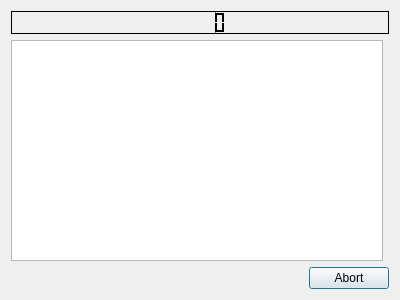
<?xml version="1.0" encoding="UTF-8"?>
<ui version="4.0">
 <class>progress</class>
 <widget class="QDialog" name="progress">
  <property name="windowModality">
   <enum>Qt::ApplicationModal</enum>
  </property>
  <property name="geometry">
   <rect>
    <x>0</x>
    <y>0</y>
    <width>400</width>
    <height>300</height>
   </rect>
  </property>
  <property name="windowTitle">
   <string>Fitting progress</string>
  </property>
  <property name="modal">
   <bool>true</bool>
  </property>
  <layout class="QGridLayout" name="gridLayout">
   <item row="3" column="0" colspan="2">
    <widget class="QDialogButtonBox" name="buttonBox">
     <property name="orientation">
      <enum>Qt::Horizontal</enum>
     </property>
     <property name="standardButtons">
      <set>QDialogButtonBox::Abort</set>
     </property>
    </widget>
   </item>
   <item row="0" column="0" rowspan="2" colspan="2">
    <widget class="QLCDNumber" name="timer">
     <property name="palette">
      <palette>
       <active>
        <colorrole role="WindowText">
         <brush brushstyle="SolidPattern">
          <color alpha="255">
           <red>255</red>
           <green>255</green>
           <blue>255</blue>
          </color>
         </brush>
        </colorrole>
        <colorrole role="Button">
         <brush brushstyle="SolidPattern">
          <color alpha="255">
           <red>0</red>
           <green>0</green>
           <blue>0</blue>
          </color>
         </brush>
        </colorrole>
        <colorrole role="Light">
         <brush brushstyle="SolidPattern">
          <color alpha="255">
           <red>0</red>
           <green>0</green>
           <blue>0</blue>
          </color>
         </brush>
        </colorrole>
        <colorrole role="Midlight">
         <brush brushstyle="SolidPattern">
          <color alpha="255">
           <red>0</red>
           <green>0</green>
           <blue>0</blue>
          </color>
         </brush>
        </colorrole>
        <colorrole role="Dark">
         <brush brushstyle="SolidPattern">
          <color alpha="255">
           <red>0</red>
           <green>0</green>
           <blue>0</blue>
          </color>
         </brush>
        </colorrole>
        <colorrole role="Mid">
         <brush brushstyle="SolidPattern">
          <color alpha="255">
           <red>0</red>
           <green>0</green>
           <blue>0</blue>
          </color>
         </brush>
        </colorrole>
        <colorrole role="Text">
         <brush brushstyle="SolidPattern">
          <color alpha="255">
           <red>255</red>
           <green>255</green>
           <blue>255</blue>
          </color>
         </brush>
        </colorrole>
        <colorrole role="BrightText">
         <brush brushstyle="SolidPattern">
          <color alpha="255">
           <red>255</red>
           <green>255</green>
           <blue>255</blue>
          </color>
         </brush>
        </colorrole>
        <colorrole role="ButtonText">
         <brush brushstyle="SolidPattern">
          <color alpha="255">
           <red>255</red>
           <green>255</green>
           <blue>255</blue>
          </color>
         </brush>
        </colorrole>
        <colorrole role="Base">
         <brush brushstyle="SolidPattern">
          <color alpha="255">
           <red>255</red>
           <green>238</green>
           <blue>158</blue>
          </color>
         </brush>
        </colorrole>
        <colorrole role="Window">
         <brush brushstyle="SolidPattern">
          <color alpha="255">
           <red>0</red>
           <green>0</green>
           <blue>0</blue>
          </color>
         </brush>
        </colorrole>
        <colorrole role="Shadow">
         <brush brushstyle="SolidPattern">
          <color alpha="255">
           <red>0</red>
           <green>0</green>
           <blue>0</blue>
          </color>
         </brush>
        </colorrole>
        <colorrole role="AlternateBase">
         <brush brushstyle="SolidPattern">
          <color alpha="255">
           <red>0</red>
           <green>0</green>
           <blue>0</blue>
          </color>
         </brush>
        </colorrole>
        <colorrole role="ToolTipBase">
         <brush brushstyle="SolidPattern">
          <color alpha="255">
           <red>255</red>
           <green>255</green>
           <blue>220</blue>
          </color>
         </brush>
        </colorrole>
        <colorrole role="ToolTipText">
         <brush brushstyle="SolidPattern">
          <color alpha="255">
           <red>0</red>
           <green>0</green>
           <blue>0</blue>
          </color>
         </brush>
        </colorrole>
       </active>
       <inactive>
        <colorrole role="WindowText">
         <brush brushstyle="SolidPattern">
          <color alpha="255">
           <red>255</red>
           <green>255</green>
           <blue>255</blue>
          </color>
         </brush>
        </colorrole>
        <colorrole role="Button">
         <brush brushstyle="SolidPattern">
          <color alpha="255">
           <red>0</red>
           <green>0</green>
           <blue>0</blue>
          </color>
         </brush>
        </colorrole>
        <colorrole role="Light">
         <brush brushstyle="SolidPattern">
          <color alpha="255">
           <red>0</red>
           <green>0</green>
           <blue>0</blue>
          </color>
         </brush>
        </colorrole>
        <colorrole role="Midlight">
         <brush brushstyle="SolidPattern">
          <color alpha="255">
           <red>0</red>
           <green>0</green>
           <blue>0</blue>
          </color>
         </brush>
        </colorrole>
        <colorrole role="Dark">
         <brush brushstyle="SolidPattern">
          <color alpha="255">
           <red>0</red>
           <green>0</green>
           <blue>0</blue>
          </color>
         </brush>
        </colorrole>
        <colorrole role="Mid">
         <brush brushstyle="SolidPattern">
          <color alpha="255">
           <red>0</red>
           <green>0</green>
           <blue>0</blue>
          </color>
         </brush>
        </colorrole>
        <colorrole role="Text">
         <brush brushstyle="SolidPattern">
          <color alpha="255">
           <red>255</red>
           <green>255</green>
           <blue>255</blue>
          </color>
         </brush>
        </colorrole>
        <colorrole role="BrightText">
         <brush brushstyle="SolidPattern">
          <color alpha="255">
           <red>255</red>
           <green>255</green>
           <blue>255</blue>
          </color>
         </brush>
        </colorrole>
        <colorrole role="ButtonText">
         <brush brushstyle="SolidPattern">
          <color alpha="255">
           <red>255</red>
           <green>255</green>
           <blue>255</blue>
          </color>
         </brush>
        </colorrole>
        <colorrole role="Base">
         <brush brushstyle="SolidPattern">
          <color alpha="255">
           <red>0</red>
           <green>0</green>
           <blue>0</blue>
          </color>
         </brush>
        </colorrole>
        <colorrole role="Window">
         <brush brushstyle="SolidPattern">
          <color alpha="255">
           <red>0</red>
           <green>0</green>
           <blue>0</blue>
          </color>
         </brush>
        </colorrole>
        <colorrole role="Shadow">
         <brush brushstyle="SolidPattern">
          <color alpha="255">
           <red>0</red>
           <green>0</green>
           <blue>0</blue>
          </color>
         </brush>
        </colorrole>
        <colorrole role="AlternateBase">
         <brush brushstyle="SolidPattern">
          <color alpha="255">
           <red>0</red>
           <green>0</green>
           <blue>0</blue>
          </color>
         </brush>
        </colorrole>
        <colorrole role="ToolTipBase">
         <brush brushstyle="SolidPattern">
          <color alpha="255">
           <red>255</red>
           <green>255</green>
           <blue>220</blue>
          </color>
         </brush>
        </colorrole>
        <colorrole role="ToolTipText">
         <brush brushstyle="SolidPattern">
          <color alpha="255">
           <red>0</red>
           <green>0</green>
           <blue>0</blue>
          </color>
         </brush>
        </colorrole>
       </inactive>
       <disabled>
        <colorrole role="WindowText">
         <brush brushstyle="SolidPattern">
          <color alpha="255">
           <red>0</red>
           <green>0</green>
           <blue>0</blue>
          </color>
         </brush>
        </colorrole>
        <colorrole role="Button">
         <brush brushstyle="SolidPattern">
          <color alpha="255">
           <red>0</red>
           <green>0</green>
           <blue>0</blue>
          </color>
         </brush>
        </colorrole>
        <colorrole role="Light">
         <brush brushstyle="SolidPattern">
          <color alpha="255">
           <red>0</red>
           <green>0</green>
           <blue>0</blue>
          </color>
         </brush>
        </colorrole>
        <colorrole role="Midlight">
         <brush brushstyle="SolidPattern">
          <color alpha="255">
           <red>0</red>
           <green>0</green>
           <blue>0</blue>
          </color>
         </brush>
        </colorrole>
        <colorrole role="Dark">
         <brush brushstyle="SolidPattern">
          <color alpha="255">
           <red>0</red>
           <green>0</green>
           <blue>0</blue>
          </color>
         </brush>
        </colorrole>
        <colorrole role="Mid">
         <brush brushstyle="SolidPattern">
          <color alpha="255">
           <red>0</red>
           <green>0</green>
           <blue>0</blue>
          </color>
         </brush>
        </colorrole>
        <colorrole role="Text">
         <brush brushstyle="SolidPattern">
          <color alpha="255">
           <red>0</red>
           <green>0</green>
           <blue>0</blue>
          </color>
         </brush>
        </colorrole>
        <colorrole role="BrightText">
         <brush brushstyle="SolidPattern">
          <color alpha="255">
           <red>255</red>
           <green>255</green>
           <blue>255</blue>
          </color>
         </brush>
        </colorrole>
        <colorrole role="ButtonText">
         <brush brushstyle="SolidPattern">
          <color alpha="255">
           <red>0</red>
           <green>0</green>
           <blue>0</blue>
          </color>
         </brush>
        </colorrole>
        <colorrole role="Base">
         <brush brushstyle="SolidPattern">
          <color alpha="255">
           <red>0</red>
           <green>0</green>
           <blue>0</blue>
          </color>
         </brush>
        </colorrole>
        <colorrole role="Window">
         <brush brushstyle="SolidPattern">
          <color alpha="255">
           <red>0</red>
           <green>0</green>
           <blue>0</blue>
          </color>
         </brush>
        </colorrole>
        <colorrole role="Shadow">
         <brush brushstyle="SolidPattern">
          <color alpha="255">
           <red>0</red>
           <green>0</green>
           <blue>0</blue>
          </color>
         </brush>
        </colorrole>
        <colorrole role="AlternateBase">
         <brush brushstyle="SolidPattern">
          <color alpha="255">
           <red>0</red>
           <green>0</green>
           <blue>0</blue>
          </color>
         </brush>
        </colorrole>
        <colorrole role="ToolTipBase">
         <brush brushstyle="SolidPattern">
          <color alpha="255">
           <red>255</red>
           <green>255</green>
           <blue>220</blue>
          </color>
         </brush>
        </colorrole>
        <colorrole role="ToolTipText">
         <brush brushstyle="SolidPattern">
          <color alpha="255">
           <red>0</red>
           <green>0</green>
           <blue>0</blue>
          </color>
         </brush>
        </colorrole>
       </disabled>
      </palette>
     </property>
     <property name="font">
      <font>
       <weight>75</weight>
       <italic>false</italic>
       <bold>true</bold>
       <strikeout>false</strikeout>
       <stylestrategy>PreferAntialias</stylestrategy>
       <kerning>true</kerning>
      </font>
     </property>
     <property name="frameShape">
      <enum>QFrame::StyledPanel</enum>
     </property>
     <property name="frameShadow">
      <enum>QFrame::Plain</enum>
     </property>
     <property name="smallDecimalPoint">
      <bool>false</bool>
     </property>
     <property name="intValue" stdset="0">
      <number>0</number>
     </property>
    </widget>
   </item>
   <item row="2" column="0">
    <widget class="QPlainTextEdit" name="values">
     <property name="textInteractionFlags">
      <set>Qt::TextSelectableByKeyboard|Qt::TextSelectableByMouse</set>
     </property>
    </widget>
   </item>
  </layout>
 </widget>
 <resources/>
 <connections/>
</ui>
